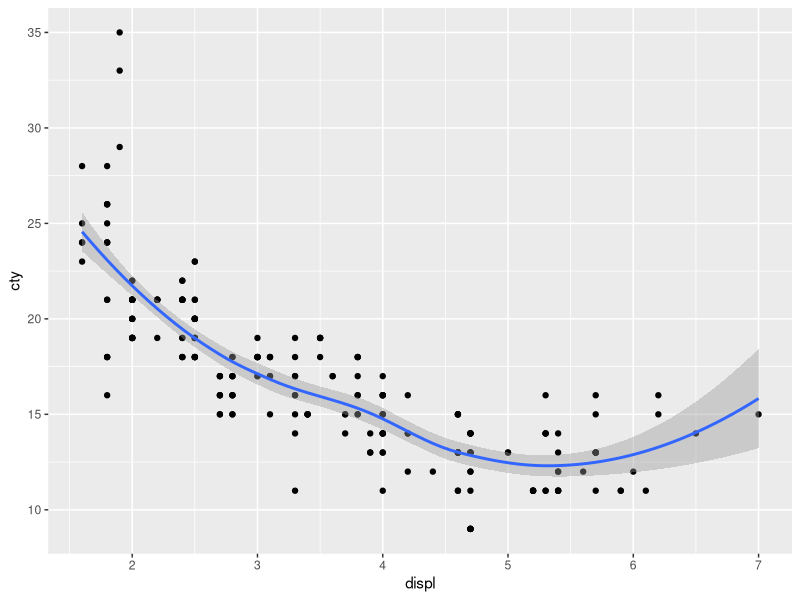
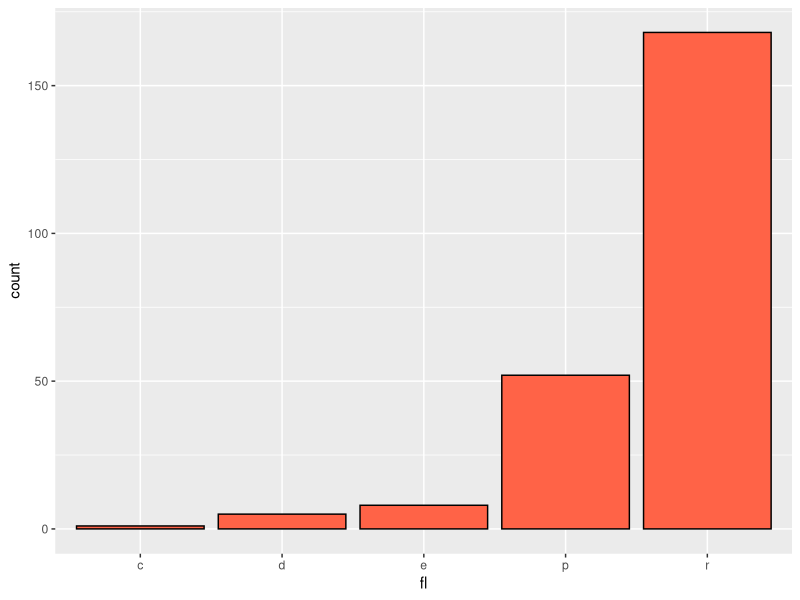
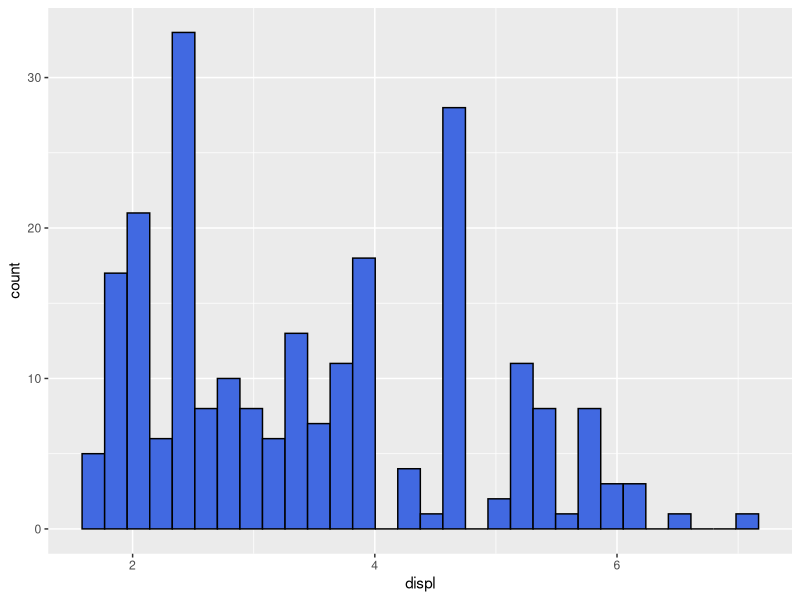
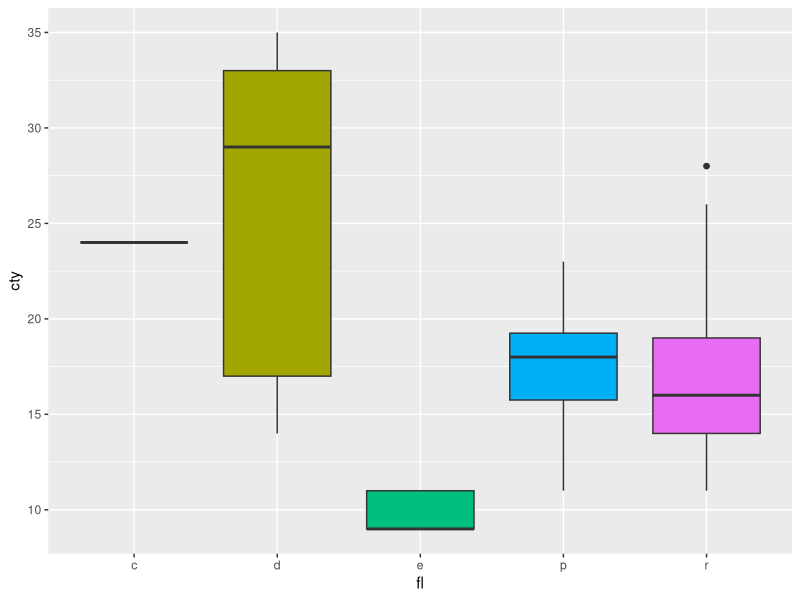
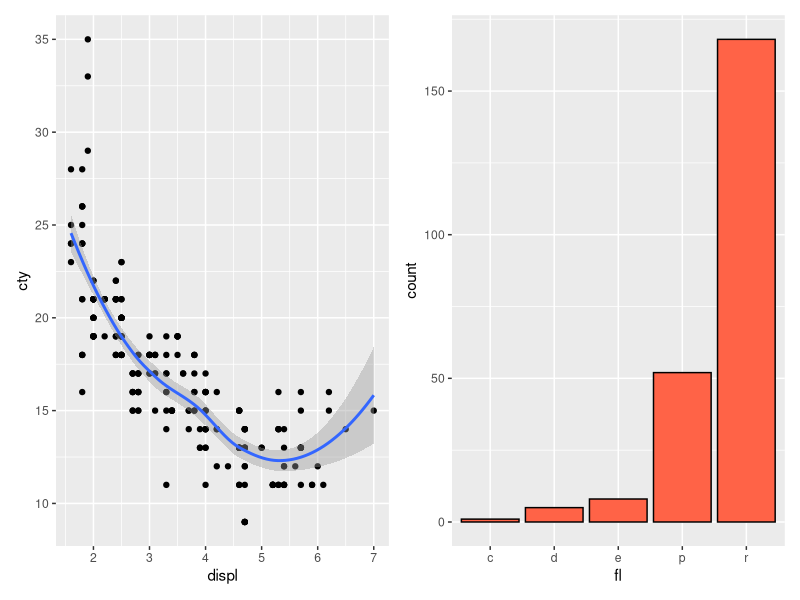
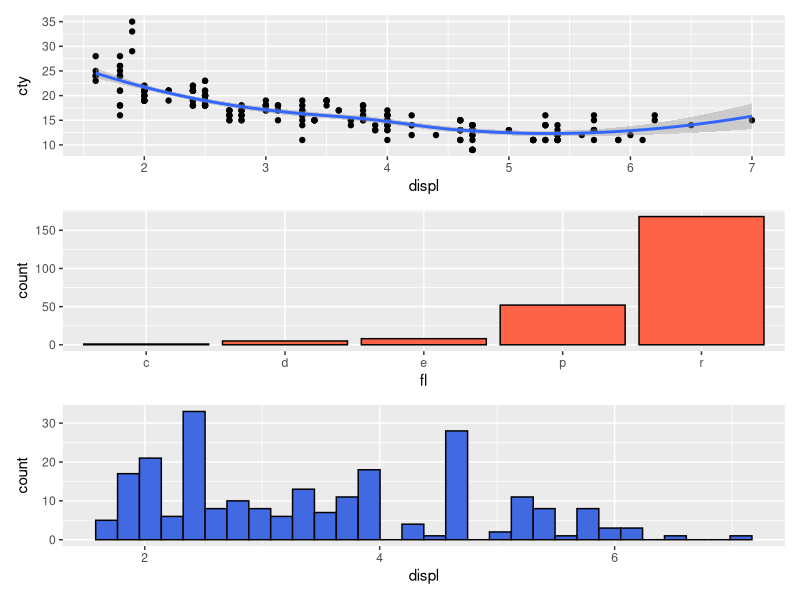
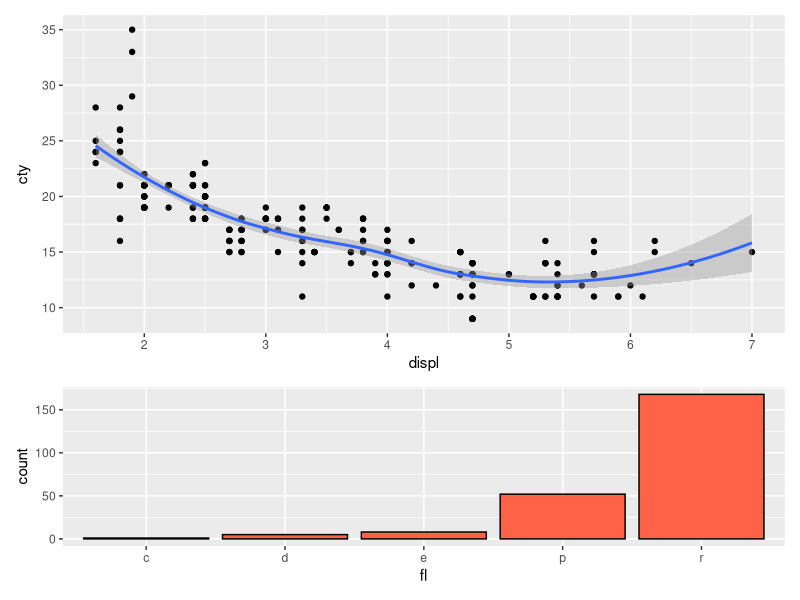
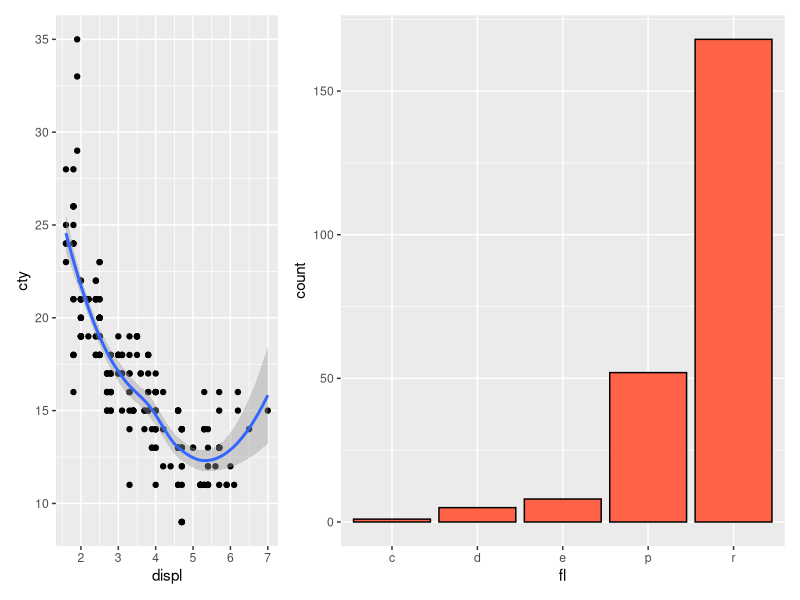

The R source for these figures, in order:
# ggplot 2
# 9 April 2024 
# RKH 

# Preliminaries

library(ggplot2)
library(ggthemes)
library(patchwork)
d <- mpg # use built in mpg data frame

# Plotting multiple panel graphs with `patchwork`

g1 <- ggplot(data=d) +
  aes(x=displ,y=cty) + 
  geom_point() + 
  geom_smooth()
print(g1)

g2 <- ggplot(data=d) +
  aes(x=fl) +
  geom_bar(fill="tomato",color="black")+ 
  theme(legend.position="none")
print(g2)

g3 <- ggplot(data=d) +
  aes(x=displ) + 
  geom_histogram(fill="royalblue",
                 color="black")
print(g3)

g4 <- ggplot(data=d) +
  aes(x=fl,y=cty,fill=fl) + 
  geom_boxplot() + 
  theme(legend.position="none")

print(g4)

# place two plots horizontally
g1 + g2

# place 3 plots vertically
g1 + g2 + g3 + plot_layout(ncol=1)

# change relative area of each plot
g1 + g2 + plot_layout(ncol=1,heights=c(2,1))

g1 + g2 + plot_layout(ncol=2,widths=c(1,2))

# add a spacer plot 
g1 + plot_spacer() + g2

# use nested layouts
g1 + {
  g2 + {
    g3 +
      g4 +
      plot_layout(ncol=1)
  }
} +
  plot_layout(ncol=1)

# - operator for subtrack placement
g1 + g2 - g3 + plot_layout(ncol=1)

# / and | for intuitive layouts
(g1 | g2 | g3)/g4

(g1 | g2)/(g3 | g4)

# Add title, etc. to a patchwork
g1 + g2 + plot_annotation('This is a title', 
                          caption = 'made with patchwork')

# Change styling of patchwork elements
g1 + g2 +
  plot_annotation(
    title = 'This is a title',
    caption = 'made with patchwork',
    theme = theme(plot.title = element_text(size = 16))
  )

# Add tags to plots
g1 / (g2 | g3) +
  plot_annotation(tag_levels = 'A')

# Swapping axis orientation for multipanel plot

g3a <- g3 + scale_x_reverse()
g3b <- g3 + scale_y_reverse() 
g3c <- g3 + scale_x_reverse() + scale_y_reverse()

(g3 | g3a)/(g3b | g3c)
(g3 + coord_flip() | g3a + coord_flip())/(g3b + coord_flip() | g3c + coord_flip())

ggsave(filename="MyPlot.pdf",plot=g3, device="pdf",width=20,height=20,units="cm",dpi=300)


# Basic mapping of aesthetic variables

# mapping of a discrete variable to point color
m1 <- ggplot(data=mpg) + 
  aes(x=displ,y=cty,color=class) +
  geom_point(size=3) 
print(m1)

# mapping of a discrete variable to point shape (<= 6)
m1 <- ggplot(data=mpg) + 
  aes(x=displ,y=cty,shape=class) + 
  geom_point(size=3) 
print(m1)

# mapping of a discrete variable to point size (not advised)
m1 <- ggplot(data=mpg) +                                   aes(x=displ,y=cty,size=class) + 
  geom_point() 
print(m1)

# mapping a continuous variable to point size 
m1 <- ggplot(data=mpg) + 
  aes(x=displ,y=cty,size=hwy) + 
  geom_point() 
print(m1)

# mapping a continuous variable to point color
m1 <- ggplot(data=mpg) + 
  aes(x=displ,y=cty,color=hwy) + 
  geom_point(size=5) 
print(m1)

# mapping two variables to different aesthetics
m1 <- ggplot(data=mpg) + aes(x=displ,y=cty,shape=class,color=hwy) + 
  geom_point(size=5) 
print(m1)

# use shape for smaller number of categories
m1 <- ggplot(data=mpg) + aes(x=displ,y=cty,shape=drv,color=fl) +  
  geom_point(size=5)  
# use all 3 (size, shape, color) to indicate 5 attributes!
m1 <- ggplot(data=mpg) +
  aes(x=displ,
      y=cty,shape=drv,
      color=fl,
      size=hwy) + 
  geom_point()
print(m1)

# mapping a variable to the same aesthetic in two different geoms
m1 <- ggplot(data=mpg) + 
  aes(x=displ,y=cty,color=drv) + 
  geom_point(size=2) +
  geom_smooth(method="lm")
print(m1)

## Faceting variables for more effective groupings

# basic faceting with variables split by row, column, or both
m1 <- ggplot(data=mpg) + 
  aes(x=displ,y=cty) + 
  geom_point() 

m1 +  facet_grid(class~fl)     
m1 + facet_grid(class~fl, scales="free_y")
m1 + facet_grid(class~fl, scales="free")
m1 + facet_grid(.~class)
m1 + facet_grid(class~.)

# use facet wrap when variables are not crossed
m1 + facet_grid(.~class)
m1 +  facet_wrap(~class)     
m1 + facet_wrap(~class + fl)
m1 + facet_wrap(~class + fl, drop=FALSE)
m1 + facet_grid(class~fl)

# use facet with other aesthetic mapping within rows or columns

m1 <- ggplot(data=mpg) +                                         aes(x=displ,y=cty,color=drv) + 
  geom_point() 

m1 + facet_grid(.~class)

# easy to switch to other geoms
m1 <- ggplot(data=mpg) +
  aes(x=displ,y=cty,color=drv) + 
  geom_smooth(se=FALSE,method="lm") 

m1 + facet_grid(.~class)

# fitting with boxplots over a continuous variable
m1 <- ggplot(data=mpg) +  
  aes(x=displ,y=cty) + 
  geom_boxplot()

m1 + facet_grid(.~class)

# add a group and fill mapping for subgroups
m1 <- ggplot(data=mpg) + aes(x=displ,y=cty,group=drv,fill=drv) + 
  geom_boxplot()

m1 + facet_grid(.~class)


# Mapping aesthetics within geoms

#```{r, warning=FALSE, message=FALSE}
# standard plot with all data
p1 <- ggplot(data=d) + 
  aes(x=displ,y=hwy) +
  geom_point() + 
  geom_smooth()
print(p1)

# break out the drive types (note what group affects
p1 <- ggplot(data=d) +
  aes(x=displ,y=hwy, group=drv) +
  geom_point() + 
  geom_smooth()
print(p1)

# break out the drive types (note what color affects
p1 <- ggplot(data=d) +
  aes(x=displ,y=hwy, color=drv) +
  geom_point() + geom_smooth()
print(p1)

# break out the drive types (note what fill affects
p1 <- ggplot(data=d) + 
  aes(x=displ,y=hwy, fill=drv) +
  geom_point() + geom_smooth()
print(p1)


# use both if you want points, lines, and confidence intervals colored
p1 <- ggplot(data=d) + 
  aes(x=displ,y=hwy, color=drv, fill=drv) +
  geom_point() + geom_smooth()
print(p1)

# now use aesthetic mappings within each geom to over-ride defaults
# subset the data frame to pull out what you need

p1 <- ggplot(data=d) + 
  aes(x=displ,y=hwy,col=drv) +
  geom_point(data=d[d$drv=="4",]) + geom_smooth()
print(p1)

# instead of subsetting, just map an aesthetic
p1 <- ggplot(data=d) + 
  aes(x=displ,y=hwy) +
  geom_point(aes(color=drv)) + geom_smooth()
print(p1)

# Conversely, map the smoother, but not the points
p1 <- ggplot(data=d) + 
  aes(x=displ,y=hwy) +
  geom_point() + geom_smooth(aes(color=drv))
print(p1)

# also, subset in the first layer to eliminate some data entirely
# instead of subsetting, just map an aesthetic
p1 <- ggplot(data=d[d$drv!="4",]) + 
  aes(x=displ,y=hwy) +
  geom_point(aes(color=drv)) + geom_smooth()
print(p1)